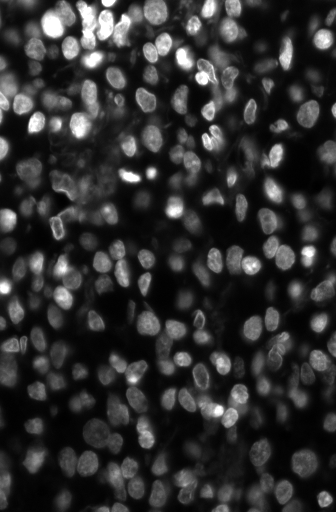
#> input picture media/4.png, 336 x 512 px; its folder holds only this picture in this run
$ python -i preprocessing.py   (imports and definitions only)
#> lines starting #> are read from the running program, lines starting #| are printed output that depends on the picture; after the words box and inside, x2 and y2 are one past the last pixel; in counts of white or black regions, pixels touching at a corner belong together
#> further down, picture is the input picture: shape (512, 336); min 0, max 255, mean 47.5
import cv2
import matplotlib.pyplot as plt
import numpy as np
from matplotlib import rcParams
from scipy import ndimage as ndi
from skimage import measure
from skimage.feature import peak_local_max
from skimage.filters import rank, threshold_otsu
from skimage.morphology import disk
from skimage.segmentation import watershed


# [137 lines left out: functions preprocess_img, create_plot, simple_thresholding, otsu_thresholding, adaptive_thresholding, hybrid_thresholding and 1 more, not called in this run]


def simple_thresholding_with_watershed(img_gray: np.ndarray, background: int = 0, plot: bool = False) -> None:
    """Applies scikit-image watershed segmentation on the input grayscale image.
    Displays the original, distance, and segmented images side by side using matplotlib.

    :param img_gray: The input image in grayscale format.
    :param background: The background intensity to be subtracted before watershed.
    """
#> called with background = 0, plot = False

    # Threshold the input image
    _, thresh = cv2.threshold(img_gray - background, 0, 255, cv2.THRESH_BINARY + cv2.THRESH_OTSU)
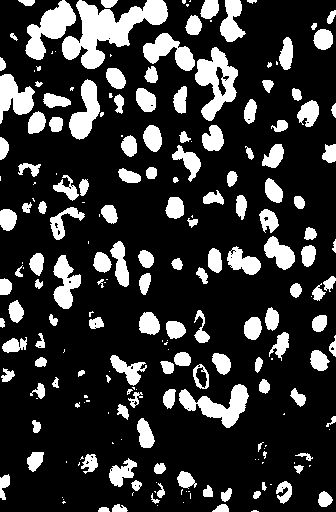
#> thresh: shape (512, 336); 20.8% white; 214 white regions (74 under 20 px), largest, box (x1, y1, x2, y2) and area: (62, 0, 168, 69) 3182, (195, 47, 238, 121) 1558, (25, 0, 76, 60) 1397

    # Calculate distance transform of the thresholded image
    distance = ndi.distance_transform_edt(thresh)
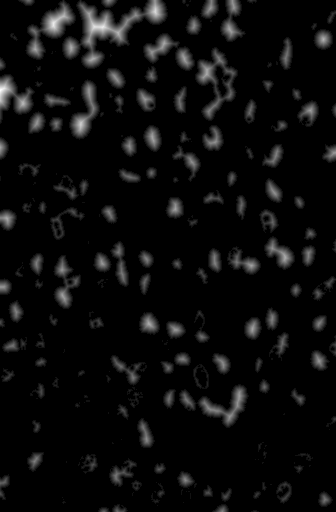
#> distance: shape (512, 336) float64; min 0, max 14.21, mean 0.655; drawn with min black and max white

    # Find local maxima in the distance transform as markers
    coords = peak_local_max(distance, footprint=np.ones((3, 4)), labels=thresh)
#> coords = 1170 pairs, first value 1 to 510, second value 1 to 334
    mask = np.zeros(distance.shape, dtype=bool)
    mask[tuple(coords.T)] = True
    markers, _ = ndi.label(mask)

    # Apply scikit-image watershed segmentation
    labels = watershed(-distance, markers, mask=thresh)
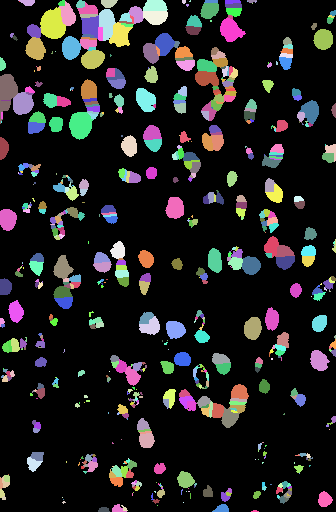
#> labels: shape (512, 336) int32; 690 distinct labels, from 0 to 689; one colour per label, 0 black

    if plot:
        # Display the images side by side
        fig, axes = plt.subplots(ncols=3, figsize=(9, 3), sharex=True, sharey=True)
        ax = axes.ravel()

        ax[0].imshow(img_gray, cmap=plt.cm.gray)
        ax[0].set_title("Original")

        ax[1].imshow(-distance, cmap=plt.cm.gray)
        ax[1].set_title("Distances")

        ax[2].imshow(labels, cmap=plt.cm.nipy_spectral, alpha=0.5)
        ax[2].set_title("Watershed Segmented")

        for a in ax:
            a.set_axis_off()

        fig.tight_layout()
        plt.show()

    return labels


# [50 lines left out: function watershed_segmentation_with_contours, not called in this run]


import cv2
import matplotlib.pyplot as plt
import numpy as np


# [50 lines left out: functions create_plot, adaptive_thresholding_with_square, not called in this run]

>>> import cv2
>>> picture = cv2.imread('../media/4.png', cv2.IMREAD_GRAYSCALE)
>>> result = simple_thresholding_with_watershed(picture)
